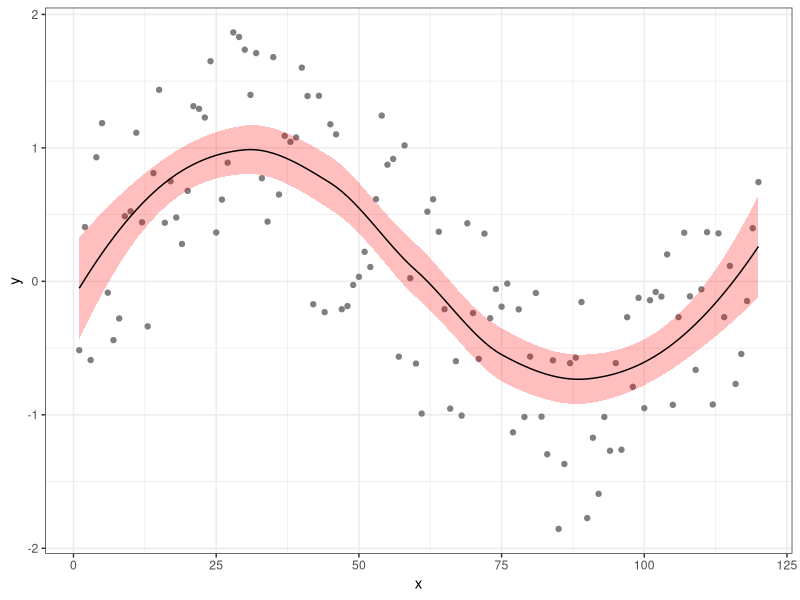

This chart was generated by the following R code:
library(tidyverse)

## Data setup

set.seed(3212016)
d = data.frame(x = 1:120) |>
  mutate(y = sin(2*pi*x/120) + runif(length(x),-1,1))



## Theoretical CI

l = loess(y ~ x, data=d)
p = predict(l, se=TRUE)

d = d |> mutate(
  pred_y = p$fit,
  pred_y_se = p$se.fit
)


ggplot(d, aes(x,y)) +
  geom_point(color="gray50") +
  geom_ribbon(
    aes(ymin = pred_y - 1.96 * pred_y_se, 
        ymax = pred_y + 1.96 * pred_y_se), 
    fill="red", alpha=0.25
  ) +
  geom_line(aes(y=pred_y)) +
  theme_bw()

## Bootstrap CI

